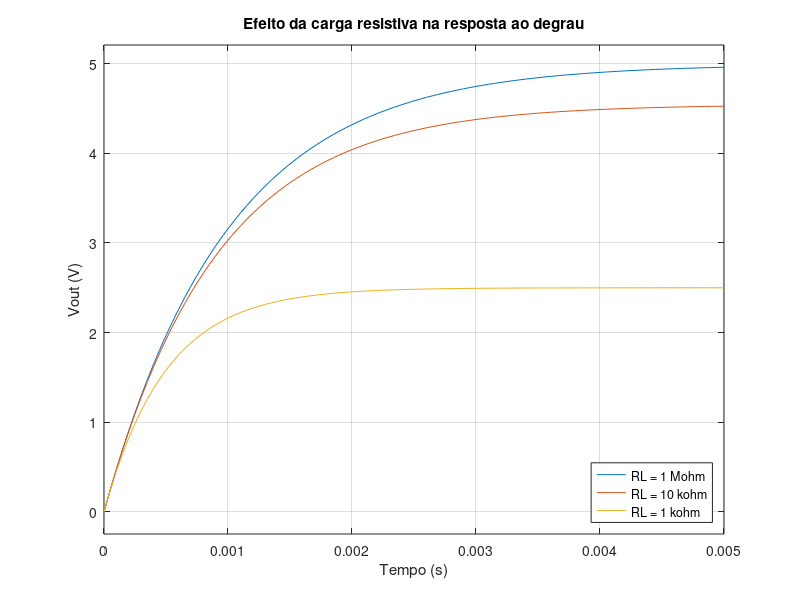

Recreate this plot in MATLAB.
% circuito_RC_cargas.m
% Circuito RC pasa-baixa
% Variando carga e aplicanco degrau

pkg load control

s = tf('s');

R = 1e3;
C = 1e-6;

RL1 = 1e6;
RL2 = 10e3;
RL3 = 1e3;

H1 = RL1 / (R + RL1 + s*R*RL1*C);
H2 = RL2 / (R + RL2 + s*R*RL2*C);
H3 = RL3 / (R + RL3 + s*R*RL3*C);

figure;

step(5*H1, 5*H2, 5*H3, 0.005);
% hold on;
% step(5*H2, 0.005);
% step(5*H3, 0.005);

grid on;

legend('RL = 1 Mohm', ...
       'RL = 10 kohm', ...
       'RL = 1 kohm', ...
       'location', 'southeast');

xlabel('Tempo (s)');
ylabel('Vout (V)');

title('Efeito da carga resistiva na resposta ao degrau');
